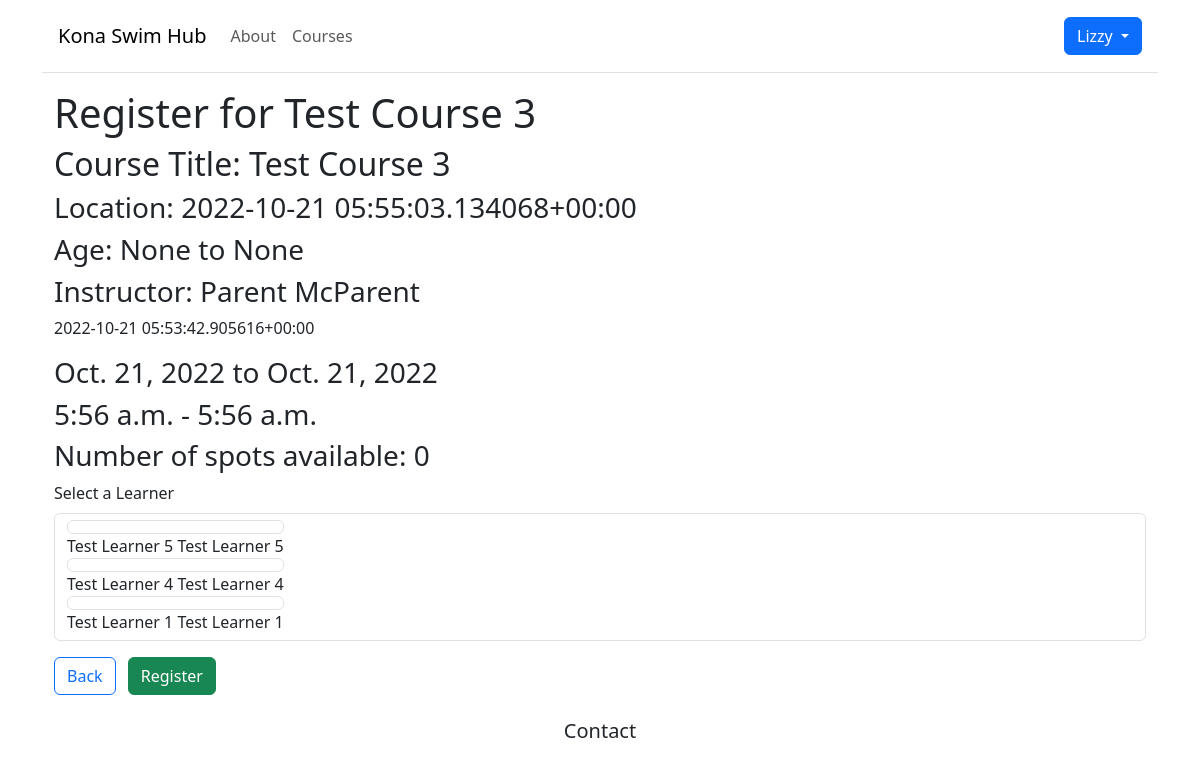
The page /lessons/course_registration/3 (signed in) on the database as committed earlier.
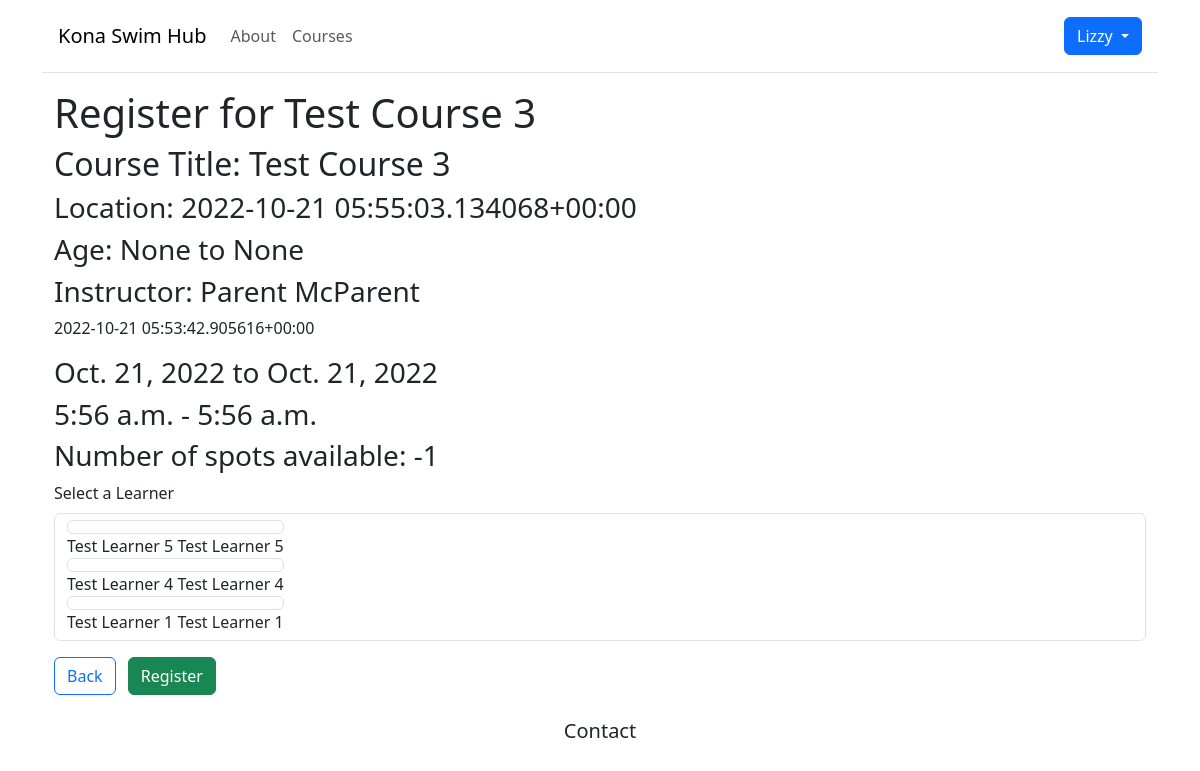
The same page on the database as committed later.
### lessons/models.py (models this page shows, shortened)
class Course(models.Model):
    course_instructor = models.ForeignKey(CustomUser, on_delete=models.CASCADE, null=True) # Check this: When User is deleted, also delete the Course.
    course_title = models.CharField(max_length=100, default=None)
    course_description = models.CharField(max_length=250)
    course_age_range_min = models.IntegerField(null=True)
    course_age_range_max = models.IntegerField(null=True)
    course_location = models.CharField(max_length=100)
    course_start_date = models.DateField(help_text="Enter the date this course will begin.")
    course_end_date = models.DateField(help_text="Enter the date this course will end.")
    course_day_of_week = models.CharField(max_length=100, blank=True)
    course_start_time = models.TimeField(help_text="Enter the start time for this course in Hawaii Standard Time (e.g., 01:00 PM).")
    course_end_time = models.TimeField(help_text="Enter the end time for this course in Hawaii Standard Time(e.g., 02:00 PM).")
    num_spots_available = models.IntegerField()
    course_price = models.DecimalField(max_digits=10, decimal_places=2)
    learner_on_roster = models.ManyToManyField(to=Learner, related_name="learners", blank=True)

### accounts/models.py (models this page shows)
class CustomUser(AbstractUser):
    email = models.EmailField(max_length=200)
    password = models.CharField(max_length=200)
    first_name = models.CharField(max_length = 100)
    last_name = models.CharField(max_length = 100)
    is_instructor = models.BooleanField(default=False)
    course_created = models.ForeignKey('lessons.Course', null=True, on_delete=models.CASCADE)
    def __str__(self):
        return self.first_name[:50] + " " + self.last_name[:50]

### lessons/views.py (the view, shortened to what this page needs)
# urls.py: path('course_registration/<pk>', RegisterLearner.as_view(), name='course_registration'),
class RegisterLearner(LoginRequiredMixin, UpdateView):
    form_class = CourseRegistrationForm
    model = Course
    template_name = 'course_registration.html'
    success_url = '../../accounts/my-account'
    def get_form_kwargs(self):
        kwargs = super(RegisterLearner, self).get_form_kwargs()
        kwargs['request'] = self.request
        return kwargs

### lessons/forms.py
class CourseRegistrationForm(forms.ModelForm):
    def __init__(self, *args, **kwargs):
        self.request = kwargs.pop('request')
        super(CourseRegistrationForm, self).__init__(*args, **kwargs)
        self.fields['learner'].queryset = Learner.objects.filter(
        associated_with_user=self.request.user)
    class Meta:
        model = Course
        fields = ['id', 'learner_on_roster']
        exclude = ['course_instructor', 'learner_on_roster', 'course_title', 'course_description', 'course_age_range_min', 'course_age_range_max',
            'course_location', 'course_start_date', 'course_end_date', 'course_day_of_week', 'course_start_time', 'course_end_time']
    learner = forms.ModelChoiceField(
        label='Select a Learner',
        queryset=Learner.objects.order_by('first_name'),
        widget=forms.RadioSelect,
        required=True,
    )

### accounts/models.py (called while the page is built)
    def __str__(self):
        return self.first_name[:50] + " " + self.last_name[:50]

### templates/course_registration.html (shortened to what this page needs)
{% extends "base.html" %}
{% load bootstrap5 %}
{% block content %}
<div class="container">
  <h1>Register for {{ course.course_title }} </h1>
  <h2> Course Title: {{ course.course_title }} </h2>
  <h3> Location: {{ course.course_location }} </h3>
  <h3> Age: {{ course.course_age_range_min }} to {{ course.course_age_range_max }} </h3>
  <h3> Instructor: {{ course.course_instructor }} </h3>
  <p> {{ course.course_description }} </p>
  <h3> {{ course.course_start_date }} to {{ course.course_end_date }} </h3>
  <h3> {{ course.course_start_time }} - {{ course.course_end_time }} </h3>
  <h3> Number of spots available: {{ course.num_spots_available }} </h3>
  <form action="" method="post">
    {% bootstrap_form form %}
    {% buttons %}
    <a href="{% url 'course_detail' course.pk %}" class="btn btn-outline-primary me-2">Back</a>
    <input type="Submit" class="btn btn-success" value="Register">
    {% endbuttons %}
  </form>
</div>
{% endblock %}

Rows that differ between the two databases and show on the page:
changed Course "Test Course 3": num_spots_available "0" → "-1"
